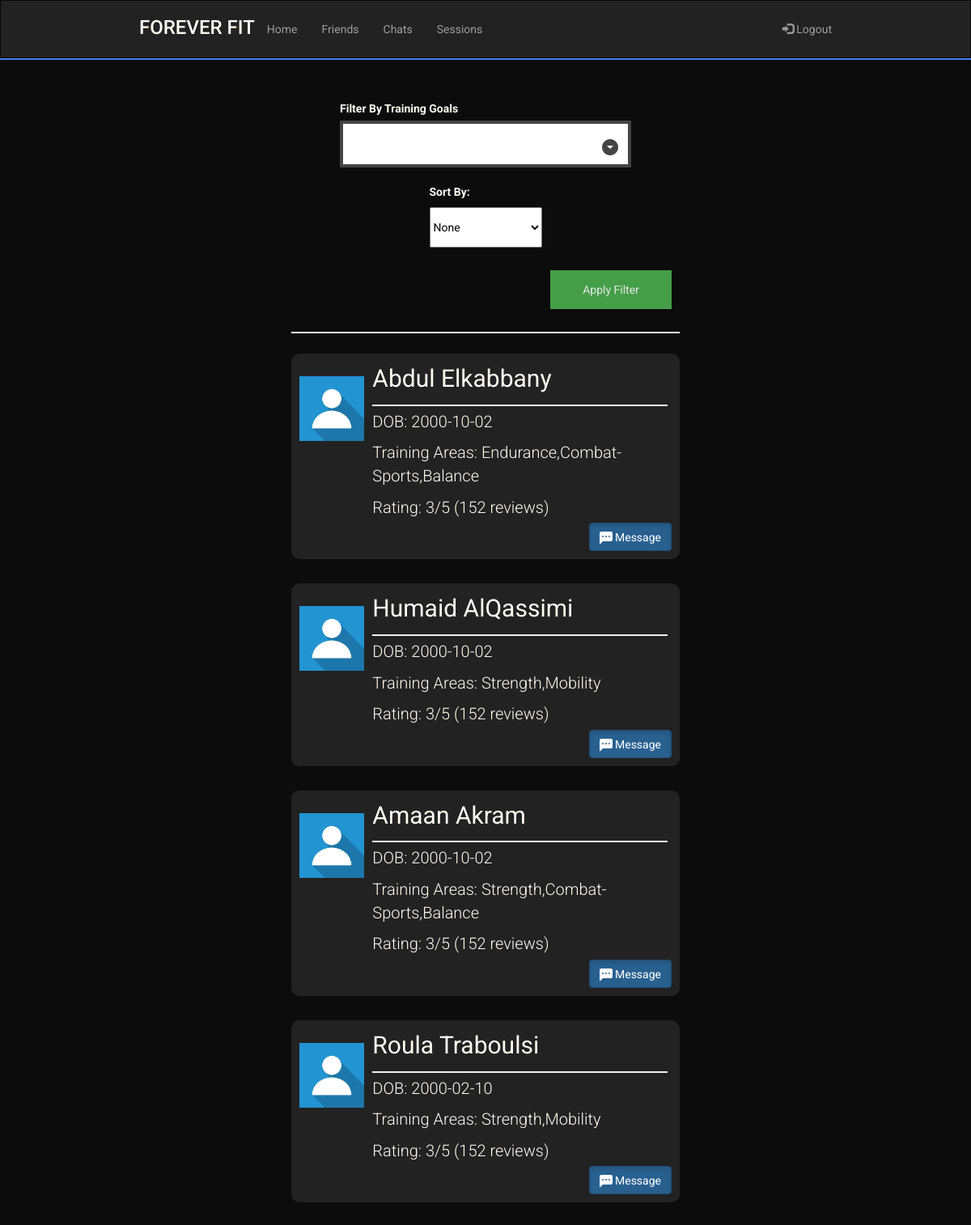
Before: /TrainerSearch (signed in) with the older database file.
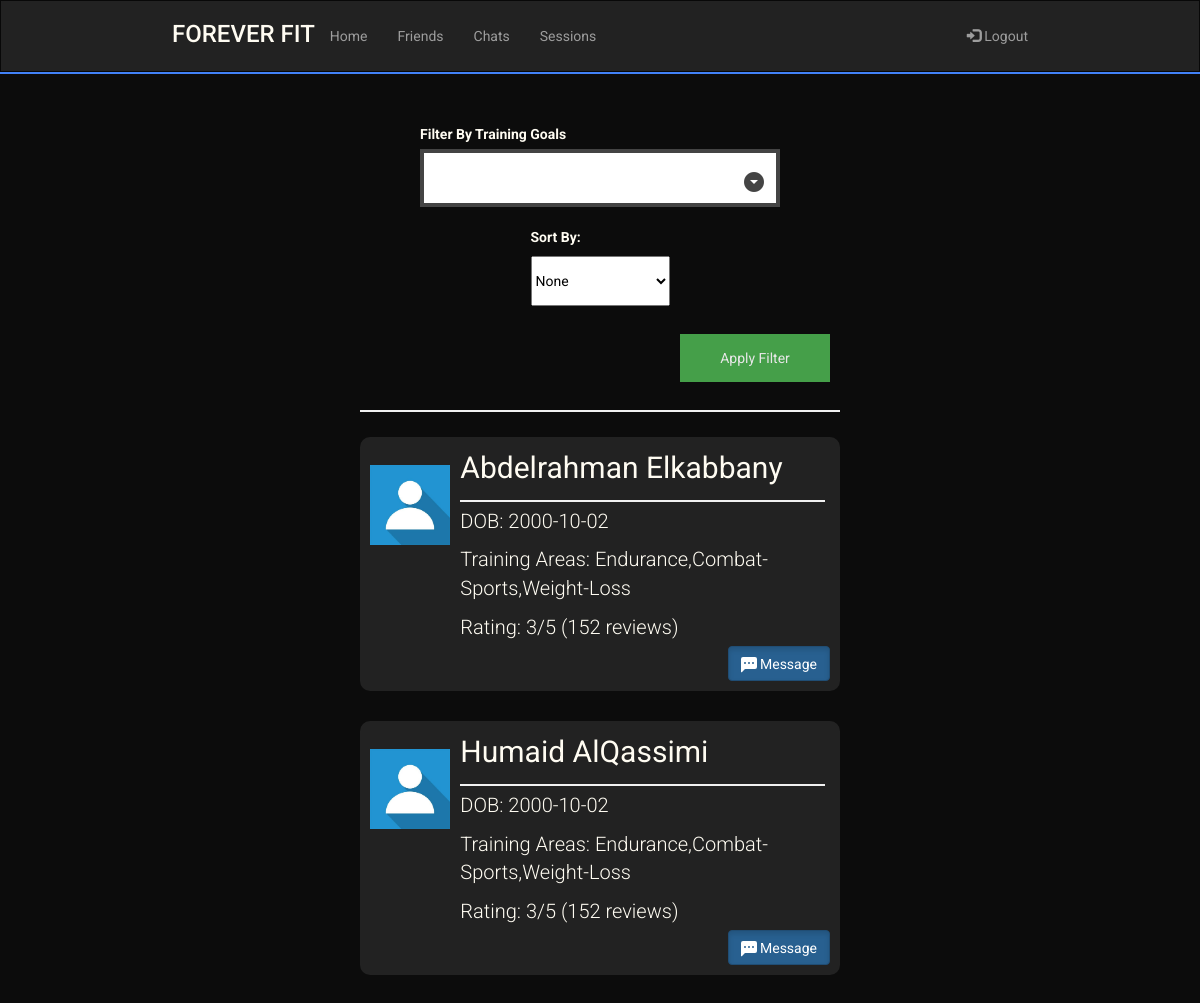
After: the same page with the newer database file.
### sql_db.py (models this page shows, shortened)
class User(UserMixin,db.Model):
    __tablename__ = 'user'
    username = db.Column(db.String(80), unique=True, primary_key=True)
    fname = db.Column(db.String(120), nullable=False)
    lname = db.Column(db.String(120), nullable=False)
    dob = db.Column(db.String(120), nullable=False)
    password = db.Column(db.String(120), nullable=False)
    isTrainer = db.Column(db.Boolean, nullable = False)
    fitnessGoals = db.Column(db.String(120), nullable=True)
    def __repr__(self):
        return '<User %r>' % self.username

### routes.py (the view)
@app.route('/TrainerSearch')
@login_required
def TrainerSearch():
    return render_template('trainer-search.html', trainers = get_trainers())

### main.py (called while the page is built)
    @login.user_loader
    def load_user(uname):
        return User.query.get(uname)

### sql_db.py (called while the page is built)
def get_trainers():
    print(User.query.filter_by(isTrainer = True).all())
    return User.query.filter_by(isTrainer = True).all()

### templates/trainer-search.html (shortened to what this page needs)
<!DOCTYPE html>
<html lang="en">
    <head>
        <link rel="stylesheet" href="https://maxcdn.bootstrapcdn.com/bootstrap/3.4.1/css/bootstrap.min.css" />
        <link rel="stylesheet" href="../static/main.css" />
        <link rel="stylesheet" href="../static/dropdown.css" />
    </head>
    <body>
        <header>
            <nav class="navbar navbar-inverse" style="border-radius: 0px; margin-bottom: 0px;">
                <div class="container-fluid">
                    <div class="navbar-header mobile-center">
                        <h3 class="logo" href="#">FOREVER FIT</h3>
                    </div>
                    <ul class="nav navbar-nav laptop">
                        <li><a href="/">Home</a></li>
                        <li><a href="/Friends">Friends</a></li>
                        <li><a href="/chats">Chats</a></li>
                        <li><a href="/TrainingSessions">Sessions</a></li>
                    </ul>
                    <ul class="nav navbar-nav navbar-right laptop">
                        <li>
                            <a href="/logout"><span class="glyphicon glyphicon-log-in"></span> Logout</a>
                        </li>
                    </ul>
                </div>
            </nav>
            <hr class="header-hr"/>
        </header>
        <main>
            <form method="post" class="t-options">
                <div class="trainer-options">
                    <div class="f-column tgoals">
                        <label>Filter By Training Goals</label>
                    </div>
                    <div class="f-column">
                        <label for="sortby" style="margin-bottom: 9px;">Sort By:</label>
                            <select id="sortby" name="sortby" style="color: black; height:50px;">
                              <option value="none">None</option>
                            </select>
                    </div>
                </div>
                <div class="filter-div">
                    <button type="submit" class="filter" >Apply Filter</button>
                </div>
                <hr>
            </form>
            <div class="trainer-holder">
                {% for trainer in trainers %}
                <div class="trainer-widget">
                    <div class="trainer-image">
                        <img src="../static/images/profile-picture.jpeg" alt="ProfilePicture" class="profile-picture">
                    </div>
                    <div class="flex-column">
                        <div class = "trainer-info">
                            <div class="trainer-name big">
                                <p>{{ trainer.fname }} {{ trainer.lname }}</p>
                            </div>
                            <hr style="width: 100%; margin-top: 5px; margin-bottom:5px">
                            <div class="small trainer-details">
                                <p>DOB: {{ trainer.dob }}</p>
                                <p>Training Areas: {{ trainer.fitnessGoals }}</p>
                                <p>Rating: 3/5 (152 reviews)</p>
                            </div>
                        </div>
                        <div class="message-button">
                            <a href="/chat/{{trainer.username}}" class="btn btn-primary active mbtn" role="button">
                                Message
                            </a>
                        </div>
                    </div>
                </div>
                {% endfor %}
            </div>
        </main>
    </body>
</html>

### static/main.css (style rules this page uses)
:root { --black: #0c0c0c; --white: #fffcf2; --red: #e54b4b; --lightred: #f0c1c1; --blue: #4282f8; --darkblue: #356cd1; --grey: #222222; --lightgrey: #3d3d3d; }
@media (min-width : 872px) { .container-fluid { margin-bottom: 10px; } }
@media (min-width : 872px) { .navbar { padding-left: 13%; padding-right: 13%; } }
@media (min-width : 872px) { .navbar-nav { padding-top: 10px; } }
@media (min-width : 872px) { .big { font-size: 30px; } }
@media (min-width : 872px) { .small { font-size: 20px; font-weight: 300; } }
body { font-family: 'Roboto', sans-serif; background-color: var(--black); }
main { background-color: var(--black); display: block; overflow: auto; color: var(--white) }
.header-hr { margin-top: 0px; margin-bottom: 0px; border: 1px solid var(--blue); }
.logo { color: var(--white); }
hr { border: 1px solid #f1f1f1; margin-bottom: 25px; }
button { background-color: #4CAF50; color: white; padding: 14px 20px; margin: 8px 0; border: none; cursor: pointer; width: 100%; opacity: 0.9; }
.trainer-holder { display: flex; flex-direction: column; justify-content: space-between; }
.trainer-widget { border-radius: 10px; background-color: #222222; display: flex; flex-direction: row; margin-bottom: 30px; }
.trainer-image { width:100px; margin-right: 10px; }
.profile-picture { width: 100%; }
.trainer-info { width: 98%; }
.flex-column { width: 100%; }
.message-button { position: relative; height: 30px; }
.mbtn { position: absolute; bottom: 0; right: 0; }
.bi { position:relative; bottom: -4px; }
.trainer-options { display: flex; flex-wrap: wrap; }
@media (min-width : 1065px) { .trainer-holder { padding-left: 30%; padding-right: 30%; } }
@media (min-width : 1065px) { .trainer-image { padding-top : 18px; } }
@media (min-width : 1065px) { .trainer-widget { padding: 10px 10px 10px 10px; } }
@media (min-width : 1065px) { .t-options { padding-left:30%; padding-right:30%; padding-top: 30px; } }
.trainer-options { display: flex; flex-direction: row; justify-content: space-evenly; }
.f-column { padding-top:20px; display: flex; flex-direction: column; }
.filter { width: 150px; }
.filter-div { display: flex; padding-top: 20px; }
@media (min-width : 711px) { .tgoals { width: 75%; } }
@media (min-width : 711px) { .filter-div { justify-content: flex-end; padding-right: 10px; } }
:root { --gutter: 20px; }

Changed rows visible on the page:
removed User: fname "Amaan", lname "Akram", dob "2000-10-02", fitnessGoals "Strength,Combat-Sports,Balance"
removed User: fname "Roula", lname "Traboulsi", dob "2000-02-10", fitnessGoals "Strength,Mobility"
changed User "Elkabbany": fname "Abdul" → "Abdelrahman"; fitnessGoals "Endurance,Combat-Sports,Balance" → "Endurance,Combat-Sports,Weight-Loss"
changed User "Humaid": fitnessGoals "Strength,Mobility" → "Endurance,Combat-Sports,Weight-Loss"
